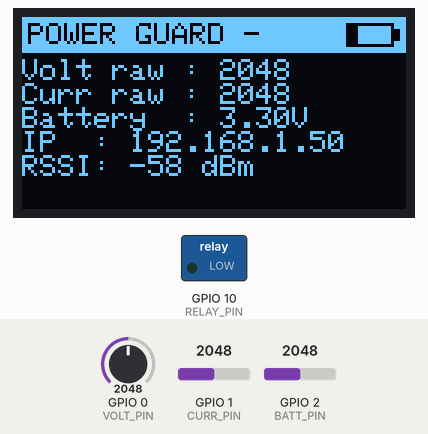
Recording of a sketch running on a simulated ESP32-C6. Parts: 128×64 one-colour display, switched loads named in the sketch (green lamp = pin HIGH). The inputs (shaded band) are chosen by the test bench; at power-on: GPIO 1 (CURR_PIN) = 2048, GPIO 0 (VOLT_PIN) = 2048, GPIO 2 (BATT_PIN) = 2048. WiFi joins after 1.5 s; servers stay silent unless stated; web services answer with replies made up by the test bench; what the sketch prints to the serial monitor is not drawn.

Above: at 6.9 s.
7.0 s: GPIO 1 (CURR_PIN) set to 1959
At 10.5 s:
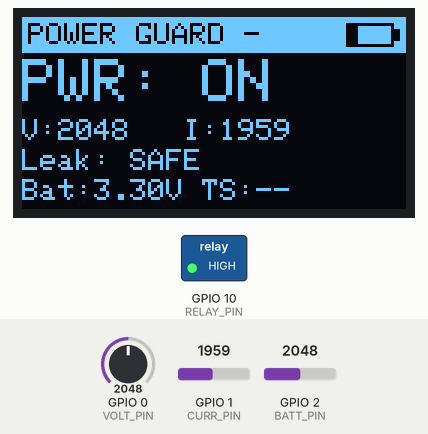
10.7 s: GPIO 0 (VOLT_PIN) set to 960
At 12.6 s:
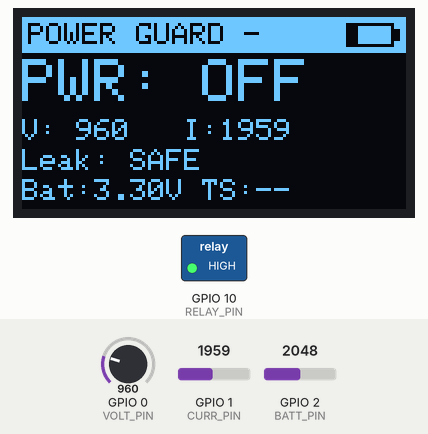
14.4 s: GPIO 2 (BATT_PIN) set to 1862
At 17.0 s:
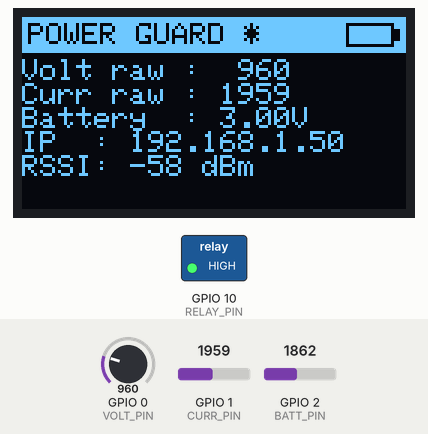
17.3 s: GPIO 0 (VOLT_PIN) set to 1074
At 19.4 s:
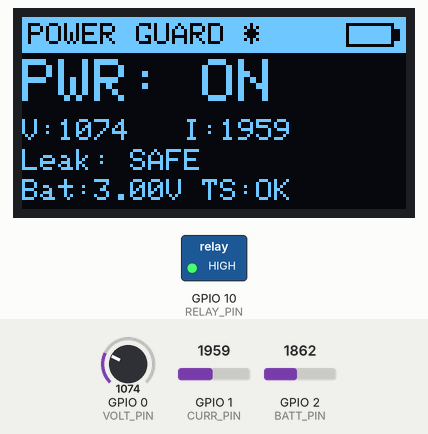
19.8 s: GPIO 1 (CURR_PIN) set to 2040
At 21.4 s:
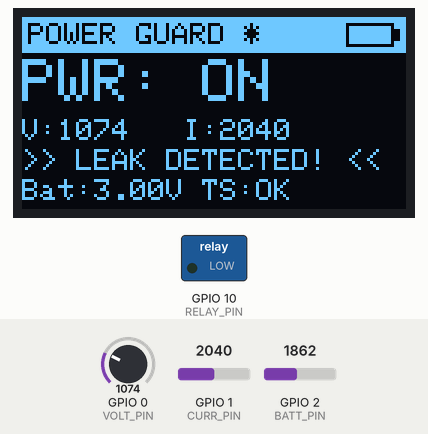
23.5 s: GPIO 2 (BATT_PIN) set to 2040
At 24.5 s:
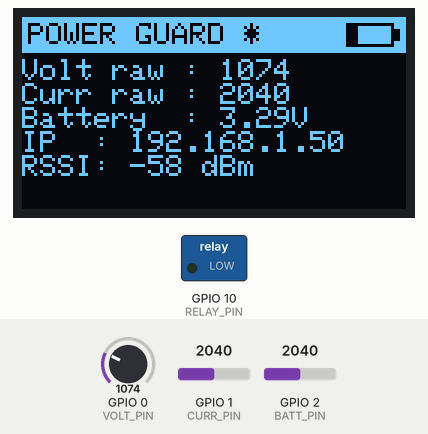
Timing chart, 0 to 26.5 s (numbered marks = the images above; inputs shaded):
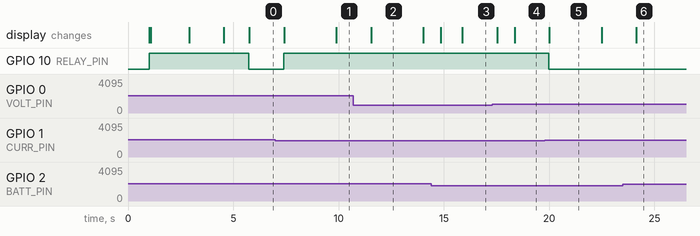

The sketch:

Sentinals.ino
```cpp
#include <Wire.h>
#include <Adafruit_GFX.h>
#include <Adafruit_SH110X.h>
#include <WiFi.h>
#include <HTTPClient.h>

// ─── Display ──────────────────────────────────────────────────────────────────
#define SCREEN_WIDTH  128
#define SCREEN_HEIGHT 64
Adafruit_SH1106G display(SCREEN_WIDTH, SCREEN_HEIGHT, &Wire, -1);
#define OLED_ADDR 0x3C

// ─── Pins ─────────────────────────────────────────────────────────────────────
#define SDA_PIN   8
#define SCK_PIN   9
#define VOLT_PIN  0
#define CURR_PIN  1
#define RELAY_PIN 10
#define BATT_PIN  2

// ─── WiFi ─────────────────────────────────────────────────────────────────────
const char* ssid     = "POCO X6 5G";
const char* password = "";

// ─── ThingSpeak ───────────────────────────────────────────────────────────────
// Go to https://thingspeak.com → My Channels → New Channel
// Create fields: field1=Voltage, field2=Current, field3=Battery, field4=Leak
const char* ts_api_key    = "YOUR_THINGSPEAK_WRITE_API_KEY";  // Replace this
const char* ts_server     = "http://api.thingspeak.com/update";
const int   ts_interval   = 15000;  // ThingSpeak free tier = min 15s between updates

// ─── Globals ──────────────────────────────────────────────────────────────────
bool wifiConnected = false;
bool hasDisplay    = false;
int  screenMode    = 0;

// =============================================================================
void setup() {
  Serial.begin(115200);
  delay(1000);
  Serial.println("=== ESP32-C6 Power Monitor v4.1 (ThingSpeak) ===");

  pinMode(RELAY_PIN, OUTPUT);
  digitalWrite(RELAY_PIN, HIGH);

  Wire.begin(SDA_PIN, SCK_PIN);
  Wire.setClock(100000);

  hasDisplay = initDisplay();
  if (hasDisplay) showWelcomeScreen();
  connectToWiFi();
}

// =============================================================================
// Display Init
// =============================================================================
bool initDisplay() {
  if (display.begin(OLED_ADDR, true)) {
    Serial.println("SH1106 OK at 0x3C");
    display.clearDisplay();
    display.display();
    return true;
  }
  Serial.println("SH1106 NOT FOUND");
  return false;
}

// =============================================================================
// Welcome Screen
// =============================================================================
void showWelcomeScreen() {
  display.clearDisplay();
  display.setTextColor(SH110X_WHITE);
  display.setTextSize(2);
  display.setCursor(10, 8);
  display.println("POWER");
  display.setCursor(10, 30);
  display.println("GUARD");
  display.setTextSize(1);
  display.setCursor(15, 52);
  display.println("ThingSpeak v4.1");
  display.display();
  delay(1800);
}

// =============================================================================
// WiFi
// =============================================================================
void connectToWiFi() {
  WiFi.mode(WIFI_STA);
  WiFi.begin(ssid, password);
  Serial.printf("Connecting to %s", ssid);

  if (hasDisplay) {
    display.clearDisplay();
    display.setTextColor(SH110X_WHITE);
    display.setTextSize(1);
    display.setCursor(0, 0);
    display.println("Connecting WiFi...");
    display.println(ssid);
    display.display();
  }

  int attempts = 0;
  while (WiFi.status() != WL_CONNECTED && attempts++ < 20) {
    delay(400);
    Serial.print(".");
  }

  if (WiFi.status() == WL_CONNECTED) {
    wifiConnected = true;
    Serial.printf("\nConnected! IP: %s\n", WiFi.localIP().toString().c_str());
    if (hasDisplay) {
      display.clearDisplay();
      display.setTextColor(SH110X_WHITE);
      display.setTextSize(1);
      display.setCursor(0, 0);
      display.println("WiFi Connected!");
      display.println(WiFi.localIP().toString());
      display.display();
      delay(1200);
    }
  } else {
    Serial.println("\nWiFi failed — offline mode.");
  }
}

// =============================================================================
// ThingSpeak Upload
// Field mapping:
//   field1 = Voltage raw ADC
//   field2 = Current raw ADC
//   field3 = Battery voltage (V)
//   field4 = Leak flag (0 = safe, 1 = leak)
// =============================================================================
bool uploadToThingSpeak(int vRaw, int iRaw, float battV, const char* lStatus) {
  if (!wifiConnected || WiFi.status() != WL_CONNECTED) return false;

  HTTPClient http;
  char url[256];
  snprintf(url, sizeof(url),
    "%s?api_key=%s&field1=%d&field2=%d&field3=%.2f&field4=%d",
    ts_server,
    ts_api_key,
    vRaw,
    iRaw,
    battV,
    strcmp(lStatus, "YES") == 0 ? 1 : 0
  );

  http.begin(url);
  int httpCode = http.GET();
  http.end();

  if (httpCode == 200) {
    Serial.printf("ThingSpeak OK (entry id: %d)\n", httpCode);
    return true;
  } else {
    Serial.printf("ThingSpeak failed. HTTP code: %d\n", httpCode);
    return false;
  }
}

// =============================================================================
// Status Bar
// =============================================================================
void drawStatusBar(float battV, bool tsOk) {
  display.fillRect(0, 0, 128, 12, SH110X_WHITE);
  display.setTextColor(SH110X_BLACK);
  display.setTextSize(1);
  display.setCursor(2, 2);
  display.printf("POWER GUARD %s", tsOk ? "*" : "-");

  // Battery icon
  display.drawRect(108, 2, 16, 8, SH110X_BLACK);
  display.drawRect(124, 4, 2, 4, SH110X_BLACK);
  int batPct = constrain((int)((battV - 3.0f) / 1.2f * 100.0f), 0, 100);
  int fillW  = map(batPct, 0, 100, 0, 14);
  if (fillW > 0) display.fillRect(109, 3, fillW, 6, SH110X_BLACK);
}

// =============================================================================
// Main Screen
// =============================================================================
void drawMainScreen(int vRaw, int iRaw, const char* pStatus, const char* lStatus, float battV, bool tsOk) {
  display.clearDisplay();
  drawStatusBar(battV, tsOk);

  display.setTextColor(SH110X_WHITE);

  display.setTextSize(2);
  display.setCursor(0, 14);
  display.printf("PWR: %s", pStatus);

  display.setTextSize(1);
  display.setCursor(0, 34);
  display.printf("V:%4d   I:%4d", vRaw, iRaw);

  display.setCursor(0, 44);
  if (strcmp(lStatus, "YES") == 0) {
    display.print(">> LEAK DETECTED! <<");
  } else {
    display.print("Leak: SAFE");
  }

  display.setCursor(0, 54);
  display.printf("Bat:%.2fV %s", battV, tsOk ? "TS:OK" : "TS:--");

  display.display();
}

// =============================================================================
// Detail Screen
// =============================================================================
void drawDetailScreen(int vRaw, int iRaw, float battV, bool tsOk) {
  display.clearDisplay();
  drawStatusBar(battV, tsOk);

  display.setTextColor(SH110X_WHITE);
  display.setTextSize(1);
  display.setCursor(0, 14);

  display.printf("Volt raw : %4d\n", vRaw);
  display.printf("Curr raw : %4d\n", iRaw);
  display.printf("Battery  : %.2fV\n", battV);

  if (wifiConnected) {
    display.printf("IP  : %s\n", WiFi.localIP().toString().c_str());
    display.printf("RSSI: %d dBm\n", WiFi.RSSI());
  } else {
    display.println("WiFi : Offline");
  }

  display.display();
}

// =============================================================================
// Loop
// =============================================================================
void loop() {
  static unsigned long lastSwitch  = 0;
  static unsigned long lastUpload  = 0;
  static bool          lastTsOk    = false;

  int   vRaw    = analogRead(VOLT_PIN);
  int   iRaw    = analogRead(CURR_PIN);
  int   battRaw = analogRead(BATT_PIN);
  float battV   = (battRaw / 4095.0f) * 3.3f * 2.0f;

  const char* pStatus = (vRaw > 1000)                ? "ON"  : "OFF";
  const char* lStatus = (vRaw > 1000 && iRaw > 2000) ? "YES" : "NO";

  // Cut relay on leak
  digitalWrite(RELAY_PIN, (strcmp(lStatus, "YES") == 0) ? LOW : HIGH);

  // Upload every 15 seconds (ThingSpeak free tier limit)
  if (millis() - lastUpload > ts_interval) {
    lastTsOk   = uploadToThingSpeak(vRaw, iRaw, battV, lStatus);
    lastUpload = millis();
  }

  // Toggle screen every 4 seconds
  if (millis() - lastSwitch > 4000) {
    screenMode = !screenMode;
    lastSwitch = millis();
  }

  if (hasDisplay) {
    if (screenMode == 0) {
      drawMainScreen(vRaw, iRaw, pStatus, lStatus, battV, lastTsOk);
    } else {
      drawDetailScreen(vRaw, iRaw, battV, lastTsOk);
    }
  }

  Serial.printf("[V:%4d I:%4d Bat:%.2fV] PWR:%-3s Leak:%-3s WiFi:%s TS:%s\n",
    vRaw, iRaw, battV, pStatus, lStatus,
    wifiConnected ? "OK" : "OFF",
    lastTsOk ? "OK" : "OFF");

  delay(800);
}
```

Measured:
- the behaviour switches between 2001 and 2000 on GPIO 1 (CURR_PIN) (found by bisection; images 0 and 1)
- the behaviour switches between 1921 and 1920 on GPIO 2 (BATT_PIN) (found by bisection; images 2 and 3)
- the behaviour switches between 1000 and 1001 on GPIO 0 (VOLT_PIN) (found by bisection; images 3 and 4)
- after the input at 7.0 s, GPIO 10 (RELAY_PIN): LOW → HIGH after 0.39 s; the display: first changes after 0.42 s (image 1 shows a later state)
- after the input at 10.7 s, the display: changes after 0.85 s (image 2)
- after the input at 14.4 s, the display: first changes after 0.45 s (image 3 shows a later state)
- after the input at 17.3 s, the display: first changes after 0.23 s (image 4 shows a later state)
- after the input at 19.8 s, GPIO 10 (RELAY_PIN): HIGH → LOW after 0.19 s; the display: changes after 0.21 s (image 5)
- after the input at 23.5 s, the display: changes after 0.65 s (image 6)
